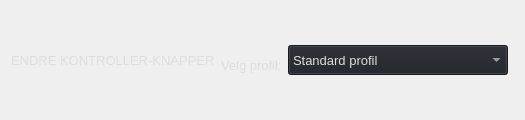
                                     <widget class="QFrame" name="kontroller_btn_container">
                                      <property name="maximumSize">
                                       <size>
                                        <width>16777215</width>
                                        <height>200</height>
                                       </size>
                                      </property>
                                      <property name="frameShape">
                                       <enum>QFrame::NoFrame</enum>
                                      </property>
                                      <property name="frameShadow">
                                       <enum>QFrame::Raised</enum>
                                      </property>
                                      <layout class="QGridLayout" name="gridLayout_4">
                                       <property name="topMargin">
                                        <number>0</number>
                                       </property>
                                       <property name="bottomMargin">
                                        <number>0</number>
                                       </property>
                                       <item row="0" column="0">
                                        <widget class="QLabel" name="kontroller_title">
                                         <property name="minimumSize">
                                          <size>
                                           <width>0</width>
                                           <height>20</height>
                                          </size>
                                         </property>
                                         <property name="font">
                                          <font>
                                           <family>Segoe UI</family>
                                           <pointsize>10</pointsize>
                                           <weight>50</weight>
                                           <italic>false</italic>
                                           <bold>false</bold>
                                          </font>
                                         </property>
                                         <property name="styleSheet">
                                          <string notr="true">color: #dddddd;</string>
                                         </property>
                                         <property name="text">
                                          <string>ENDRE KONTROLLER-KNAPPER</string>
                                         </property>
                                         <property name="alignment">
                                          <set>Qt::AlignLeading|Qt::AlignLeft|Qt::AlignVCenter</set>
                                         </property>
                                        </widget>
                                       </item>
                                       <item row="0" column="2">
                                        <widget class="QFrame" name="profile_btn_container">
                                         <property name="minimumSize">
                                          <size>
                                           <width>0</width>
                                           <height>120</height>
                                          </size>
                                         </property>
                                         <property name="frameShape">
                                          <enum>QFrame::NoFrame</enum>
                                         </property>
                                         <property name="frameShadow">
                                          <enum>QFrame::Raised</enum>
                                         </property>
                                         <widget class="QPushButton" name="reset_btn">
                                          <property name="geometry">
                                           <rect>
                                            <x>40</x>
                                            <y>70</y>
                                            <width>201</width>
                                            <height>41</height>
                                           </rect>
                                          </property>
                                          <property name="minimumSize">
                                           <size>
                                            <width>150</width>
                                            <height>30</height>
                                           </size>
                                          </property>
                                          <property name="font">
                                           <font>
                                            <family>Segoe UI</family>
                                            <pointsize>10</pointsize>
                                            <weight>50</weight>
                                            <italic>false</italic>
                                            <bold>false</bold>
                                           </font>
                                          </property>
                                          <property name="cursor">
                                           <cursorShape>PointingHandCursor</cursorShape>
                                          </property>
                                          <property name="styleSheet">
                                           <string notr="true">background-color: rgb(52, 59, 72); color: white;</string>
                                          </property>
                                          <property name="text">
                                           <string> Reset</string>
                                          </property>
                                          <property name="icon">
                                           <iconset resource="resources.qrc">
                                            <normaloff>:/icons/images/icons/cil-x-circle.png</normaloff>:/icons/images/icons/cil-x-circle.png</iconset>
                                          </property>
                                         </widget>
                                         <widget class="QPushButton" name="make_new_profile_btn">
                                          <property name="geometry">
                                           <rect>
                                            <x>40</x>
                                            <y>20</y>
                                            <width>201</width>
                                            <height>41</height>
                                           </rect>
                                          </property>
                                          <property name="minimumSize">
                                           <size>
                                            <width>150</width>
                                            <height>30</height>
                                           </size>
                                          </property>
                                          <property name="font">
                                           <font>
                                            <family>Segoe UI</family>
                                            <pointsize>10</pointsize>
                                            <weight>50</weight>
                                            <italic>false</italic>
                                            <bold>false</bold>
                                           </font>
                                          </property>
                                          <property name="cursor">
                                           <cursorShape>PointingHandCursor</cursorShape>
                                          </property>
                                          <property name="styleSheet">
                                           <string notr="true">background-color: rgb(52, 59, 72); color: white;</string>
                                          </property>
                                          <property name="text">
                                           <string> Lag ny profil</string>
                                          </property>
                                          <property name="icon">
                                           <iconset resource="resources.qrc">
                                            <normaloff>:/icons/images/icons/cil-file.png</normaloff>:/icons/images/icons/cil-file.png</iconset>
                                          </property>
                                         </widget>
                                        </widget>
                                       </item>
                                       <item row="0" column="1">
                                        <widget class="QFrame" name="profile_container">
                                         <property name="maximumSize">
                                          <size>
                                           <width>350</width>
                                           <height>16777215</height>
                                          </size>
                                         </property>
                                         <property name="frameShape">
                                          <enum>QFrame::NoFrame</enum>
                                         </property>
                                         <property name="frameShadow">
                                          <enum>QFrame::Raised</enum>
                                         </property>
                                         <layout class="QHBoxLayout" name="horizontalLayout_11">
                                          <property name="leftMargin">
                                           <number>0</number>
                                          </property>
                                          <property name="topMargin">
                                           <number>0</number>
                                          </property>
                                          <property name="rightMargin">
                                           <number>0</number>
                                          </property>
                                          <property name="bottomMargin">
                                           <number>0</number>
                                          </property>
                                          <item>
                                           <widget class="QLabel" name="velg_profil_label">
                                            <property name="minimumSize">
                                             <size>
                                              <width>0</width>
                                              <height>40</height>
                                             </size>
                                            </property>
                                            <property name="maximumSize">
                                             <size>
                                              <width>16777215</width>
                                              <height>30</height>
                                             </size>
                                            </property>
                                            <property name="font">
                                             <font>
                                              <family>Segoe UI</family>
                                              <pointsize>10</pointsize>
                                              <weight>50</weight>
                                              <italic>false</italic>
                                              <bold>false</bold>
                                             </font>
                                            </property>
                                            <property name="styleSheet">
                                             <string notr="true">color: #dddddd;</string>
                                            </property>
                                            <property name="text">
                                             <string>Velg profil:</string>
                                            </property>
                                           </widget>
                                          </item>
                                          <item>
                                           <widget class="QComboBox" name="comboBox_velg_profil">
                                            <property name="sizePolicy">
                                             <sizepolicy hsizetype="Preferred" vsizetype="Preferred">
                                              <horstretch>0</horstretch>
                                              <verstretch>0</verstretch>
                                             </sizepolicy>
                                            </property>
                                            <property name="minimumSize">
                                             <size>
                                              <width>220</width>
                                              <height>0</height>
                                             </size>
                                            </property>
                                            <property name="maximumSize">
                                             <size>
                                              <width>16777215</width>
                                              <height>30</height>
                                             </size>
                                            </property>
                                            <property name="font">
                                             <font>
                                              <family>Segoe UI</family>
                                              <pointsize>10</pointsize>
                                              <weight>50</weight>
                                              <italic>false</italic>
                                              <bold>false</bold>
                                             </font>
                                            </property>
                                            <property name="cursor">
                                             <cursorShape>PointingHandCursor</cursorShape>
                                            </property>
                                            <property name="styleSheet">
                                             <string notr="true">background-color: rgb(30, 33, 38); color: #dddddd;</string>
                                            </property>
                                            <property name="editable">
                                             <bool>false</bool>
                                            </property>
                                            <item>
                                             <property name="text">
                                              <string>Standard profil</string>
                                             </property>
                                            </item>
                                            <item>
                                             <property name="text">
                                              <string>Egendefinert profil</string>
                                             </property>
                                            </item>
                                           </widget>
                                          </item>
                                         </layout>
                                        </widget>
                                       </item>
                                      </layout>
                                     </widget>
